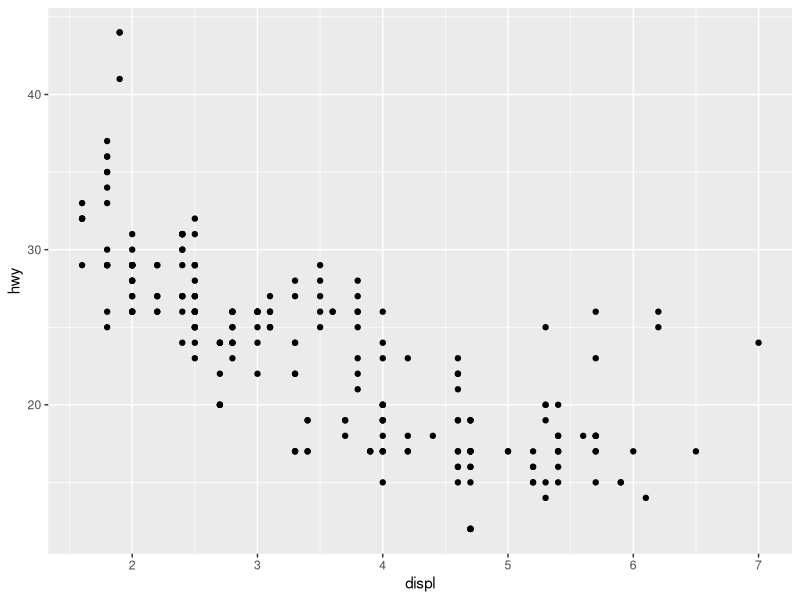
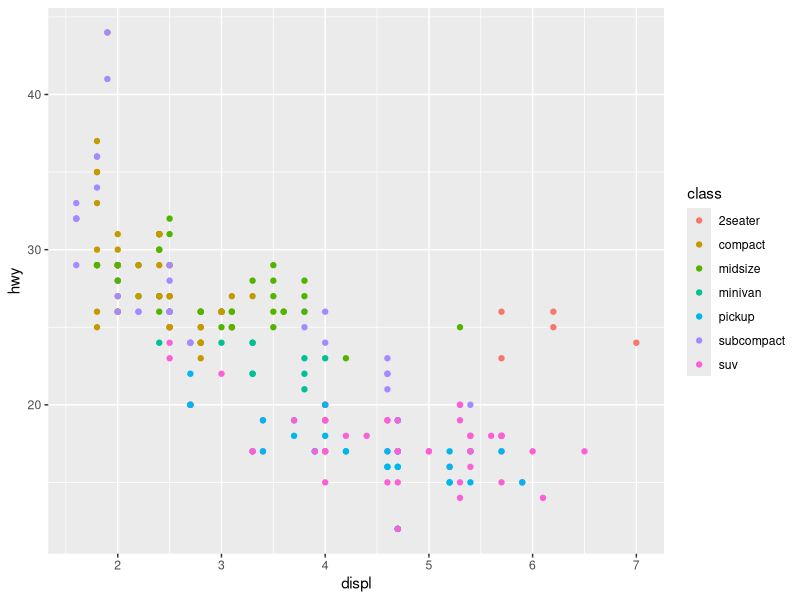
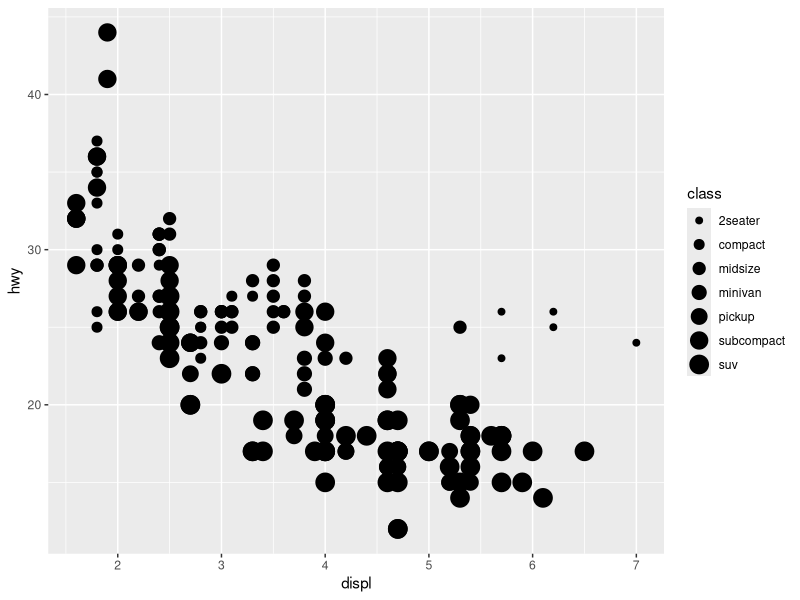
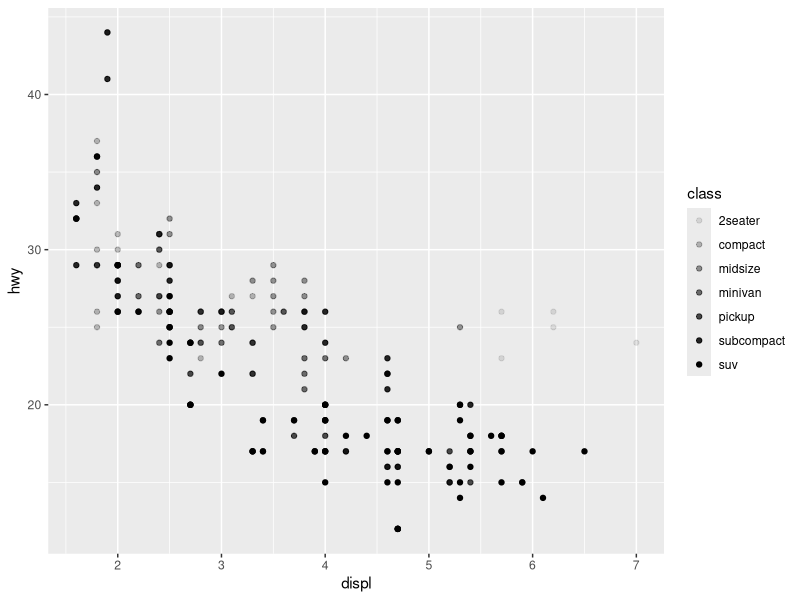
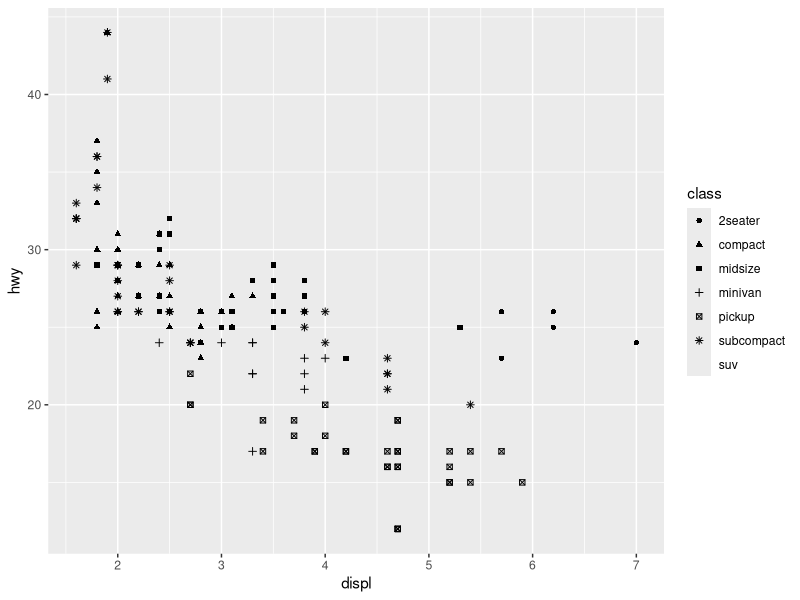
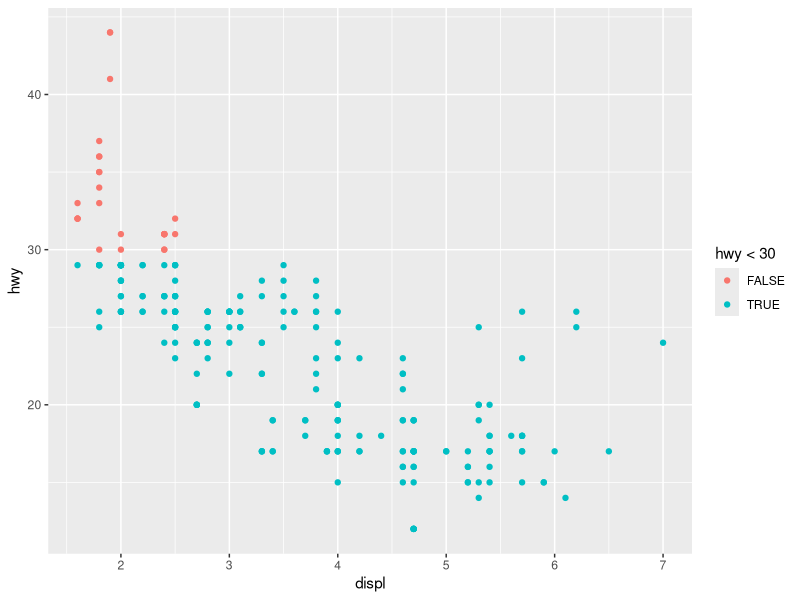
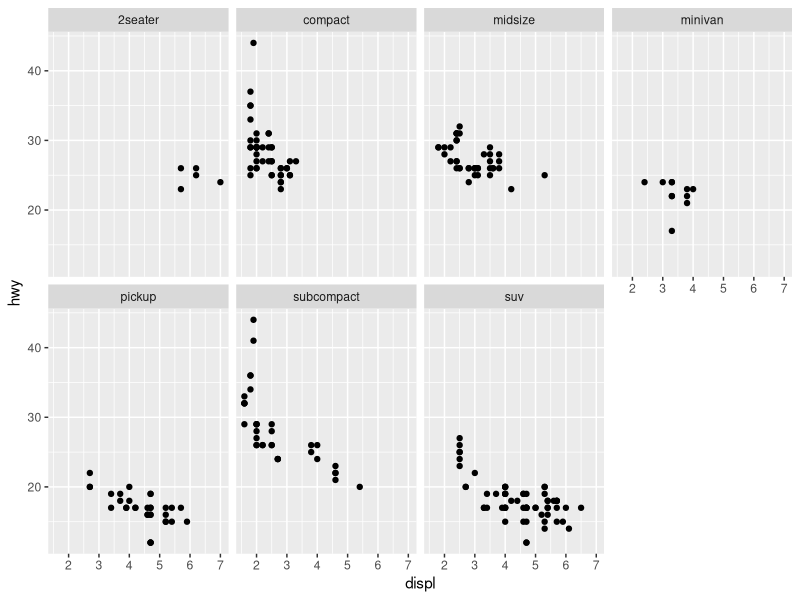
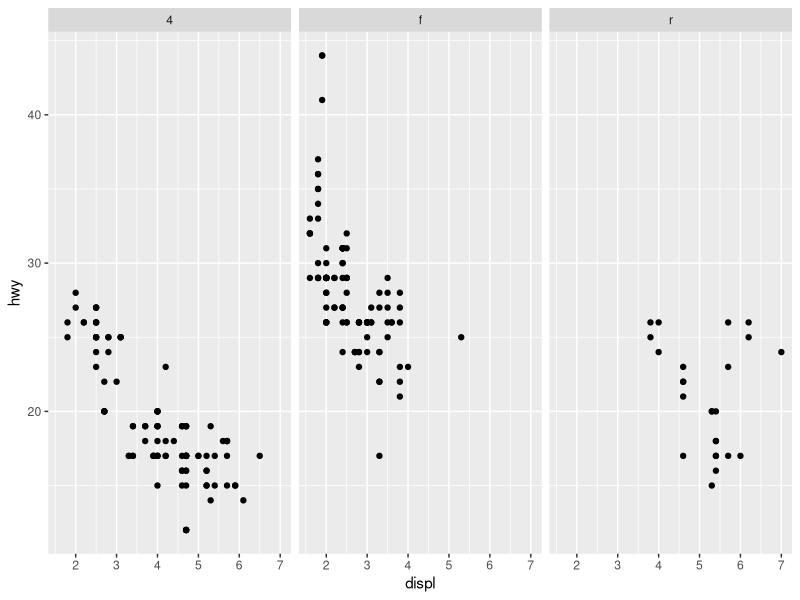

Here is the R script that generated these plots, in order:
## ---- chunk 1
library(tidyverse)
library(ggplot2)

mpg  #Base de datos
## ---- chunk 2
ggplot(data = mpg)+
  geom_point(mapping = aes(x=displ, y=hwy))
## ---- chunk 3
#color
ggplot(data=mpg)+
  geom_point(mapping = aes(x=displ, y=hwy,color=class))

#tamaño
ggplot(data=mpg)+geom_point(mapping = aes(x=displ, y=hwy, size= class))
#La advertencia que se muestra es que estamos asignando "tamaño" a una variable discreta (class) lo que no tiene mucho sentido (tener en cuenta que esto es un ejemplo ilustrativo).

#transparencia
ggplot(data=mpg)+geom_point(mapping = aes(x=displ, y=hwy, alpha=class))

#forma
ggplot(data=mpg)+geom_point(mapping = aes(x=displ, y=hwy, shape=class))
#NOTA IMPORTANTE: Al usar diferentes formas, R solo utiliza 6 a la vez por lo que si hay más de 6 clases solo ploteará las seis primeras
## ---- chunk 4
ggplot(data=mpg)+
  geom_point(mapping = aes(x=displ, y=hwy,color=hwy<30))
## ---- chunk 5
ggplot(data=mpg)+ geom_point(mapping=aes(x=displ, y=hwy))+
  facet_wrap(~class, nrow=2)
## ---- chunk 6
ggplot(data=mpg)+geom_point(mapping = aes(x=displ, y=hwy))+
  facet_grid(~drv)
## ---- chunk 7
ggplot(data=mpg)+
  geom_point(mapping = aes(x=displ, y=hwy, color=drv))+
  geom_smooth(mapping = aes(x=displ, y=hwy, color=drv))
## ---- chunk 8
ggplot(data=mpg, mapping = aes(x=displ, y=hwy))+
  geom_point(mapping = aes(color=class))+
  geom_smooth()
## ---- chunk 9
ggplot(data=mpg, mapping = aes(x=displ, y=hwy))+
  geom_point(mapping = aes(color=class))+
  geom_smooth(data=filter(mpg, class=="2seater"), se = FALSE)
## ---- chunk 10
ggplot(data = mpg,mapping = aes(x=displ, y=hwy))+
  geom_point(mapping = aes(color=drv))+
  geom_smooth(mapping = aes(linetype=drv, color=drv),se = FALSE)

ggplot(data=mpg, mapping = aes(x=displ, y=hwy))+
  geom_point(mapping = aes(color=drv))+
  geom_smooth(se=FALSE)

## ---- chunk 11
library(tidyverse)
library(ggplot2)

diamonds  #Base de datos
## ---- chunk 12

ggplot(data=diamonds)+
  geom_bar(mapping = aes(x=cut))

#En este ejemplo se grafica en el eje y la proporción de cada categoría de la variable x (se utiliza "..prop..")
ggplot(data=diamonds)+
  geom_bar(mapping = aes(x=cut, y= ..prop.., group=1))
## ---- chunk 13
ggplot(data=diamonds)+
  stat_summary(mapping = aes(x=cut, y=depth),
               fun.ymin = min,
               fun.ymax = max,
               fun.y=median)
## ---- chunk 14
ggplot(data = diamonds) +
  geom_bar(mapping = aes(x = cut, y = ..prop.., group=1))
## ---- chunk 15
ggplot(data = diamonds) +
  geom_bar(
    mapping = aes(x = cut, fill=color, y = ..count../sum(..count..) ) )
## ---- chunk 16
ggplot(data = diamonds) +
  geom_bar(mapping = aes(x = cut, fill=color, y = ..count..))
## ---- chunk 17
ggplot(data=diamonds)+
  geom_bar(mapping = aes(x=cut, color=cut))
## ---- chunk 18
ggplot(data=diamonds)+
  geom_bar(mapping = aes(x=cut, fill=cut))

## ---- chunk 19
ggplot(data=diamonds)+
  geom_bar(mapping = aes(x=cut, fill=clarity))
## ---- chunk 20
ggplot(data=diamonds, mapping = aes(x=cut, fill=clarity))+
  geom_bar(alpha=1/5, position="identity")
## ---- chunk 21
ggplot(data=diamonds)+
  geom_bar(mapping = aes(x=cut, fill=clarity), position="fill")
## ---- chunk 22
ggplot(data=diamonds)+
  geom_bar(mapping=aes(x=cut, fill= clarity), position="dodge")
## ---- chunk 23
ggplot(data=mpg)+
  geom_point(mapping = aes(x=displ, y=hwy))
## ---- chunk 24
ggplot(data=mpg)+
  geom_point(mapping = aes(x=displ, y=hwy), position="jitter")

ggplot(data=mpg)+
  geom_jitter(mapping = aes(x=displ, y=hwy))

ggplot(data=mpg)+
  geom_jitter(mapping = aes(x=displ, y=hwy), height = 5, width = 3)
## ---- chunk 25
ggplot(data=mpg, mapping = aes(x=class, y=hwy))+
  geom_boxplot()

ggplot(data=mpg, mapping = aes(x=class, y=hwy))+
  geom_boxplot()+
  coord_flip()
## ---- chunk 26
nz <- map_data("nz")
ggplot(nz, aes(long, lat, group = group)) +
  geom_polygon(fill = "white", color = "black")

ggplot(nz, aes(long, lat, group = group)) +
  geom_polygon(fill = "white", color = "black") +
  coord_quickmap()
## ---- chunk 27
bar<- ggplot(data=diamonds)+
  geom_bar(mapping = aes(x=cut, fill=cut), show.legend = FALSE, width = 1)+
  theme(aspect.ratio = 1)+
  labs(x=NULL, y=NULL)

bar+coord_flip()
bar+coord_polar()
